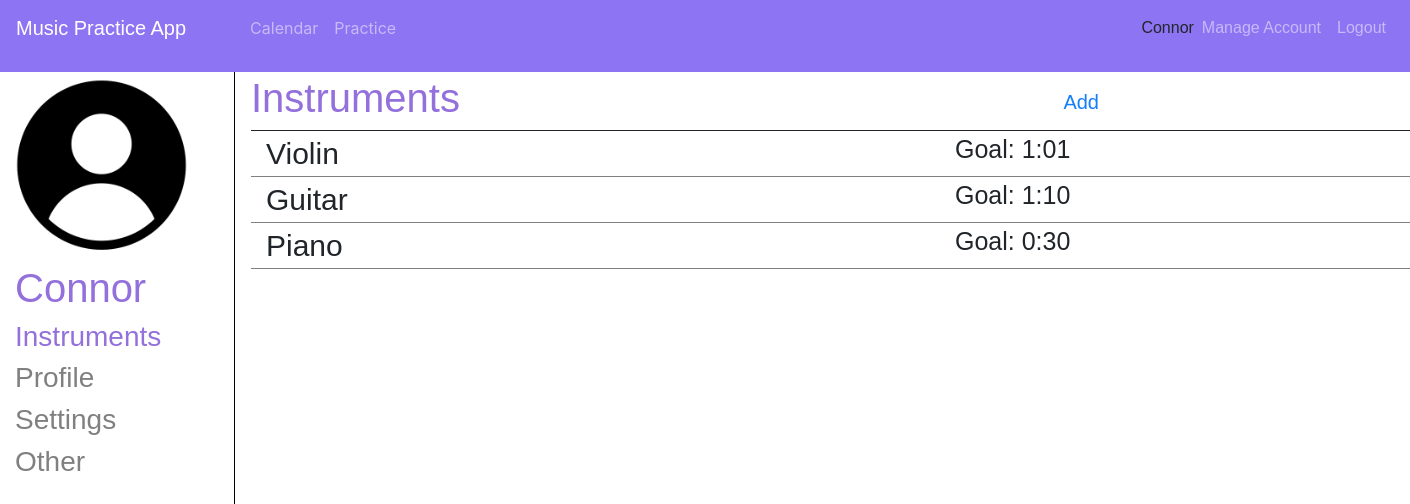
The app's page /account (signed in) with its own data.
### app/models.py (models this page shows, shortened)
class User(UserMixin, db.Model):
    id = db.Column(db.Integer, primary_key=True)
    username = db.Column(db.String(64), index=True, unique=True)
    email = db.Column(db.String(120), index=True, unique=True)
    password_hash = db.Column(db.String(128))
    instruments = db.relationship('Instrument', backref='venue', lazy='dynamic')

class Instrument(db.Model):
    id = db.Column(db.Integer, primary_key=True)
    label = db.Column(db.String(64), index=True, unique=True)
    userId = db.Column(db.Integer, db.ForeignKey('user.id'))
    defaultGoalInMinutes = db.Column(db.Integer)
    regiments = db.relationship('Regiment', backref='venue', lazy='dynamic')

### app/routes.py (the view)
@app.route('/account')
@login_required
def account():
    return render_template('account.html')

### app/models.py (called while the page is built)
@login.user_loader
def load_user(id):
    return User.query.get(int(id))

### app/templates/account.html (shortened to what this page needs)
{% extends "base.html" %}
{% block content %}
    <div class="container-fluid" style="padding-top: 0px; height: 100%;">
    <div class="row flex-xl-nowrap text" style="height: 100%">
        <div class="col-md-3 col-xl-2 bd-sidebar" style="border-right-color: black;
            border-right-width: 1px; border-right-style: solid; height: 100%">
            <img src="../static/defualtpp.png" style="width:85%;">
            <h1 style="padding-top: 10px; color: mediumpurple">{{ current_user.username }}</h1>
            <h3 style="color: mediumpurple; cursor: pointer" onclick="setWindowInstruments()" id="insBtn">Instruments</h3>
            <h3 style="color: gray; cursor: pointer" onclick="" id="profBtn">Profile</h3>
            <h3 style="color: gray; cursor: pointer" onclick="" id="setBtn">Settings</h3>
            <h3 style="color: gray; cursor: pointer" onclick="" id="othBtn">Other</h3>
        </div>
        <div class="col"  style="width: 100%; min-width: 100%;">
            <div class="container" style="width: 100%; min-width: 100%;">
                <div class="row" style="border-bottom-style: solid; border-bottom-width: 1px; width: 100%;
                    display: flex; justify-content: space-between">
                    <h1 class="text-color">Instruments</h1>
                    <a href="setInstruments" style="color: #147efb; align-self: center; margin-right: 500px; font-size: 20px">Add</a>
                </div>
                {% for instrument in current_user.instruments %}
                    <div class="row" style="border-bottom-style: solid; border-bottom-width: 1px; border-bottom-color: gray">
                        <div class="col" style="font-size: 30px">
                            {{ instrument.label }}
                        </div>
                        <div class="col" style="font-size: 25px">
                            {% if instrument.defaultGoalInMinutes%60 > 9 %}
                                Goal: {{ instrument.defaultGoalInMinutes//60 }}:{{ instrument.defaultGoalInMinutes%60 }}
                            {% else %}
                                Goal: {{ instrument.defaultGoalInMinutes//60 }}:0{{ instrument.defaultGoalInMinutes%60 }}
                            {% endif %}
                        </div>
                    </div>
                {% endfor %}
            </div>
        </div>
    </div>
    </div>
{% endblock %}

### app/templates/base.html (shortened to what this page needs)
<!DOCTYPE html>
<html lang="en">
<head>
    <link rel="stylesheet" href="https://cdn.jsdelivr.net/npm/bootstrap@4.5.3/dist/css/bootstrap.min.css"
>
    <link rel="stylesheet" type="text/css" href="/static/css/style.css">
</head>
<body>
    <nav class="navbar navbar-expand-lg navbar-dark" style="background-color: #8d74f2">
        <a class="navbar-brand mr" href="/index">
            <p class="text">Music Practice App</p>
        </a>
        <ul class="collapse navbar-collapse" id="navbarSupportedContent">
            <ul class="navbar-nav">
{% if not current_user.is_anonymous %}
                <li class="nav-item">
                    <a class="nav-link" href="/calendar">Calendar</a>
                </li>
                <li class="nav-item">
                    <a class="nav-link" href="/practice">Practice</a>
                </li>
{% endif %}
            </ul>
            <ul class="navbar-nav ml-auto">
{% if current_user.is_anonymous %}
                <li class="nav-item">
                    <a class="nav-link text" href="/login">Login</a>
                </li>
    <li class="nav-item">
                    <a class="nav-link text" href="/register">Register</a>
                </li>
{% else %}
                <li class="nav-item mt-2" style="font-family: signika, sans-serif">{{ current_user.username }}</li>
                <li class="nav-item">
                    <a class="nav-link text" href="/account">Manage Account</a>
                </li>
                <li class="nav-item">
                    <a class="nav-link text" href="/logout">Logout</a>
                </li>
{% endif %}
            </ul>
        </ul>
    </nav>
    {% block content %}{% endblock %}
</body>
</html>

### app/static/css/style.css (style rules this page uses)
.text { font-family: 'signika', sans-serif; }
.text-color { color:mediumpurple; }
.container { padding: 2px 16px; }
html, body { height: 100%; min-height: 100%; }

### records on screen
User: username "Connor"
Instrument: label "Violin", defaultGoalInMinutes "1", instrument.defaultGoalInMinutes%60 "1"
Instrument: label "Guitar", defaultGoalInMinutes "1", instrument.defaultGoalInMinutes%60 "10"
Instrument: label "Piano", defaultGoalInMinutes "0", instrument.defaultGoalInMinutes%60 "30"
